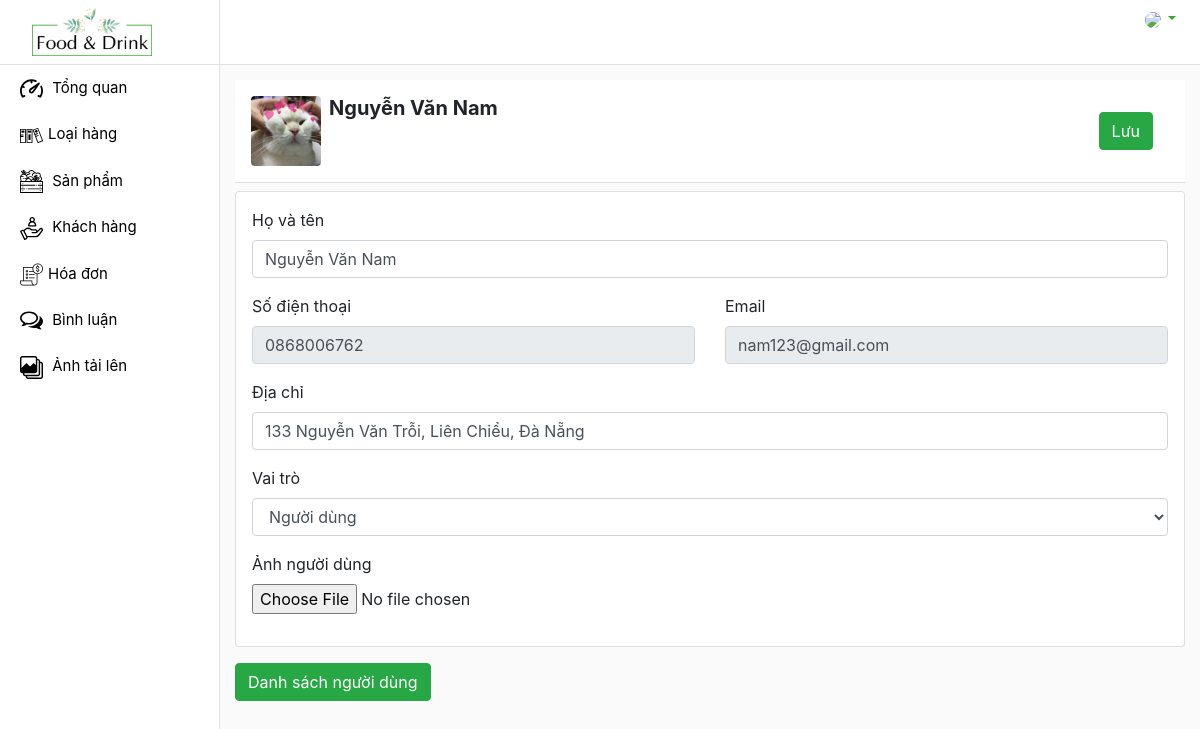
The app's page /admin/customers/index.php?viewEditCustomer&id_customer=bbb with its own data.
### tables this page shows
CREATE TABLE `customers` (
  `id_customer` varchar(100) NOT NULL,
  `password` varchar(120) NOT NULL,
  `name_customer` varchar(100) NOT NULL,
  `gender` varchar(6) NOT NULL,
  `img_customer` varchar(120) NOT NULL,
  `email` varchar(110) NOT NULL,
  `phone` varchar(11) NOT NULL,
  `address` text NOT NULL,
  `role` int(2) NOT NULL
);

### admin/customers/index.php (called while the page is built, shortened)
<?php
    require '../../global.php';
    extract($_REQUEST);
    if(array_key_exists('deleteCustomer', $_REQUEST)) {
        deleteCustomer($id_customer);
        header("Location: ../customers");
    }
    else if(array_key_exists('viewEditCustomer', $_REQUEST)) {
        $customer = selectCustomerId($id_customer);
    }
    require '../layout.php';
?>

### global.php (called while the page is built, shortened)
<?php
    require 'DAO/functionCustomer.php';
    $URL = "/du-an-1";
    $URL_ADMIN = $URL . '/admin';
    $URL_IMG = $URL . '/images';
?>

### DAO/functionCustomer.php (called while the page is built, shortened)
<?php
    require_once 'database.php';
    function selectCustomerId($id_customer) {
        global $db;
        $select = "SELECT * FROM customers WHERE id_customer = '$id_customer' ";
        $customers = $db->query($select);
        return $customers->fetch();
    }
?>

### admin/customers/viewEditCustomer.php (the view, shortened to what this page needs)
<div class="p-3 bg-white border-bottom d-flex justify-content-between">
    <div class="d-flex">
        <img src="<?= $URL_IMG ?>/imgCustomers/<?=$customer['img_customer']?>" class="rounded" height="70px" width="70px">
        <h5 class="font-weight-bold ml-2"><?=$customer['name_customer']?></h5>
    </div>
    <div>
        <input type="submit" id="btnEditCustomer" class="btn btn-success mr-3 mt-3" value="Lưu">
    </div>
</div>
<div class="card mt-2 p-3">
    <form action="index.php" method="POST" id="formEditCustomer" enctype="multipart/form-data">
        <div class="form-group">
            <label>Họ và tên</label>
            <input type="text" class="form-control" placeholder="Your name" value="<?=$customer['name_customer']?>" name="name_customer" required>
        </div>
        <div class="form-group">
            <div class="row">
                <div class="col-12 col-md-6">
                    <label>Số điện thoại</label>
                    <input type="tel" class="form-control" value="<?=$customer['phone']?>" readonly>
                </div>
                <div class="col-12 col-md-6">
                    <label>Email</label>
                    <input type="email" class="form-control" value="<?=$customer['email']?>"  readonly>
                </div>
            </div>
        </div>
        <div class="form-group">
            <label>Địa chỉ</label>
            <input type="text" class="form-control" placeholder="Your address" value="<?=$customer['address']?>" name="address" required>
        </div>
        <div class="form-group">
            <label for="role">Vai trò</label>
            <?php if ($_SESSION['role'] == 3) : ?>
                <select class="form-control" name="role" id="role">
                    <option value="0">Người dùng</option>
                    <option value="1">Nhân viên</option>
                </select>
            <?php else : ?>
                <select class="form-control" name="role" id="role">
                    <option value="0">Người dùng</option>
                </select>
            <?php endif ?>
        </div>
        <div class="form-group">
            <label for="img_customer">Ảnh người dùng</label>
            <input type="file" class="form-control-file" id="img_customer" name="img_customer">
        </div>
    </form>
</div>
<a href="<?=$URL_ADMIN?>/customers" class="btn btn-success mt-3">Danh sách người dùng</a>

### css/admin.css (style rules this page uses)
body { background-color: #fafafa; }

### css/index.css (style rules this page uses)
body { margin: 0; padding: 0; }

### records on screen
customers: img_customer (picture), name_customer "Nguyễn Văn Nam", phone "0868006762", email "nam123@gmail.com", address "133 Nguyễn Văn Trỗi, Liên Chiểu, Đà Nẵng"
